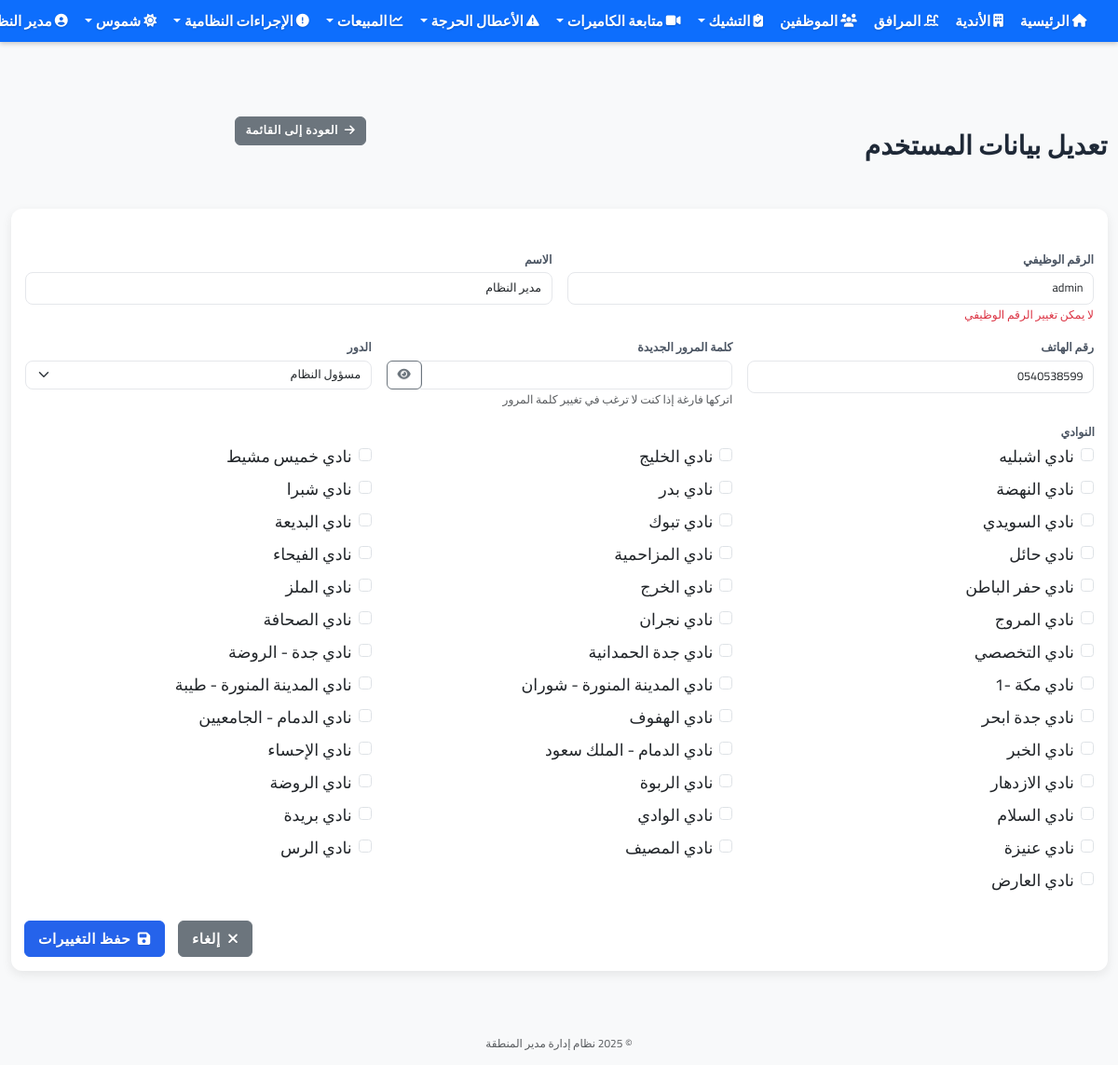
The app's page /users/1/edit (signed in) with its own data.
### app.py (models this page shows, shortened)
class User(UserMixin, db.Model):
    __table__ = db.Table('user', db.metadata,
        db.Column('id', db.Integer, primary_key=True),
        db.Column('username', db.String(64), index=True, unique=True),
        db.Column('name', db.String(100)),
        db.Column('phone', db.String(20)),
        db.Column('password', db.String(128)),
        db.Column('is_admin', db.Boolean, default=False),
        db.Column('role', db.String(50), default='user'),  # الدور: admin, manager, supervisor, user
        extend_existing=True
    )
    permissions = db.relationship('Permission', secondary='user_permission', lazy='subquery',
                               backref=db.backref('users', lazy=True))
    clubs = db.relationship('Club', secondary=user_clubs, lazy='subquery',
                          backref=db.backref('users', lazy=True))
    def has_permission(self, permission_code):
        try:
            if self.is_admin:
                return True
        except Exception as e:
            print(f"خطأ في التحقق من الصلاحيات: {str(e)}")
            return False

class Club(db.Model):
    id = db.Column(db.Integer, primary_key=True)
    name = db.Column(db.String(100), nullable=False)
    location = db.Column(db.String(200), nullable=False)
    manager_name = db.Column(db.String(100))
    phone = db.Column(db.String(20))
    facilities = db.relationship('Facility', secondary=club_facilities, lazy='subquery',
                               backref=db.backref('clubs', lazy=True))

### app.py (the view, shortened to what this page needs)
@app.route('/users/<int:id>/edit', methods=['GET', 'POST'])
@login_required
def edit_user(id):
    if not current_user.has_permission('manage_users'):
        flash('ليس لديك صلاحية لإدارة المستخدمين')
        return redirect(url_for('index'))
    user = User.query.get_or_404(id)
    clubs = Club.query.all()
    return render_template('users/edit.html', title='تعديل بيانات المستخدم', user=user, clubs=clubs)

### templates/users/edit.html (shortened to what this page needs)
{% extends "base.html" %}
{% block content %}
<div class="row mb-4">
    <div class="col-md-8">
        <h1 class="mb-3">تعديل بيانات المستخدم</h1>
    </div>
    <div class="col-md-4 text-start">
        <a href="{{ url_for('users') }}" class="btn btn-secondary">
            <i class="fas fa-arrow-right me-1"></i> العودة إلى القائمة
        </a>
    </div>
</div>
<div class="row">
    <div class="col-md-12">
        <div class="card">
            <div class="card-body">
                <form method="post">
                    <div class="row">
                        <div class="col-md-6 mb-3">
                            <label for="username" class="form-label fw-bold fs-5">الرقم الوظيفي</label>
                            <input type="text" class="form-control form-control-lg" id="username" name="username" value="{{ user.username }}" readonly>
                            <small class="text-danger">لا يمكن تغيير الرقم الوظيفي</small>
                        </div>
                        <div class="col-md-6 mb-3">
                            <label for="name" class="form-label fw-bold fs-5">الاسم</label>
                            <input type="text" class="form-control form-control-lg" id="name" name="name" value="{{ user.name }}" required>
                        </div>
                    </div>
                    <div class="row">
                        <div class="col-md-4 mb-3">
                            <label for="phone" class="form-label fw-bold fs-5">رقم الهاتف</label>
                            <input type="text" class="form-control form-control-lg" id="phone" name="phone" value="{{ user.phone }}">
                        </div>
                        <div class="col-md-4 mb-3">
                            <label for="password" class="form-label fw-bold fs-5">كلمة المرور الجديدة</label>
                            <div class="input-group input-group-lg">
                                <input type="password" class="form-control" id="password" name="password">
                                <button class="btn btn-outline-secondary" type="button" id="togglePassword">
                                    <i class="fas fa-eye"></i>
                                </button>
                            </div>
                            <small class="text-muted">اتركها فارغة إذا كنت لا ترغب في تغيير كلمة المرور</small>
                        </div>
                        <div class="col-md-4 mb-3">
                            <label for="role" class="form-label fw-bold fs-5">الدور</label>
                            <select class="form-select form-select-lg" id="role" name="role" required>
                                <option value="admin" {% if user.role == 'admin' %}selected{% endif %}>مسؤول النظام</option>
                            </select>
                        </div>
                    </div>
                    <div class="mb-3">
                        <label class="form-label fw-bold fs-5">النوادي</label>
                        <div class="row">
                            {% for club in clubs %}
                            <div class="col-md-4 mb-2">
                                <div class="form-check">
                                    <input class="form-check-input" type="checkbox" id="club_{{ club.id }}" name="clubs" value="{{ club.id }}"
                                        {% if club in user.clubs %}checked{% endif %}>
                                    <label class="form-check-label fs-5" for="club_{{ club.id }}">
                                        {{ club.name }}
                                    </label>
                                </div>
                            </div>
                            {% endfor %}
                        </div>
                    </div>
                    <div class="d-grid gap-2 d-md-flex justify-content-md-end mt-4">
                        <a href="{{ url_for('user_detail', id=user.id) }}" class="btn btn-secondary btn-lg me-md-2">
                            <i class="fas fa-times me-1"></i> إلغاء
                        </a>
                        <button type="submit" class="btn btn-primary btn-lg">
                            <i class="fas fa-save me-1"></i> حفظ التغييرات
                        </button>
                    </div>
                </form>
            </div>
        </div>
    </div>
</div>
{% endblock %}

### templates/base.html (shortened to what this page needs)
<!DOCTYPE html>
<html lang="ar" dir="rtl">
<head>
    <link rel="stylesheet" href="https://cdn.jsdelivr.net/npm/bootstrap@5.3.0/dist/css/bootstrap.rtl.min.css">
    <link rel="stylesheet" href="https://cdnjs.cloudflare.com/ajax/libs/font-awesome/6.4.0/css/all.min.css" media="print" onload="this.media='all'">
    <link rel="stylesheet" href="{{ url_for('static', filename='css/fix-size.css') }}">
    <link rel="stylesheet" href="{{ url_for('static', filename='css/performance.css') }}">
    <link rel="stylesheet" href="{{ url_for('static', filename='css/compact-style.css') }}?v={{ range(100000, 999999) | random }}">
    <link rel="stylesheet" href="{{ url_for('static', filename='css/navbar-fixed-solution.css') }}?v={{ range(100000, 999999) | random }}">
    <link rel="stylesheet" href="{{ url_for('static', filename='css/navbar-fixed-absolute-new.css') }}?v={{ range(100000, 999999) | random }}">
    <link rel="stylesheet" href="{{ url_for('static', filename='css/dashboard-cards-fix.css') }}?v={{ range(100000, 999999) | random }}">
</head>
<body class="no-margin" style="padding-top: 70px !important; margin: 0 !important; overflow-x: hidden !important;">
    <nav class="navbar navbar-expand-lg navbar-dark bg-primary px-2 fixed-top" style="position: fixed !important; top: 0 !important; left: 0 !important; right: 0 !important; width: 100% !important; z-index: 1030 !important; margin: 0 !important; padding: 0 !important; height: 45px !important; box-shadow: 0 2px 5px rgba(0, 0, 0, 0.2) !important; transform: none !important; transition: none !important; animation: none !important; will-change: auto !important;">
        <div class="container-fluid" style="padding: 0;">
            <div class="collapse navbar-collapse" id="navbarNav">
                <ul class="navbar-nav">
                    {% if current_user.is_authenticated %}
                    <li class="nav-item">
                        <a class="nav-link fw-bold" href="{{ url_for('index') }}">
                            <i class="fas fa-home me-1"></i> الرئيسية
                        </a>
                    </li>
                    <li class="nav-item">
                        <a class="nav-link fw-bold" href="{{ url_for('clubs') }}">
                            <i class="fas fa-building me-1"></i> الأندية
                        </a>
                    </li>
                    <li class="nav-item">
                        <a class="nav-link fw-bold" href="{{ url_for('facilities') }}">
                            <i class="fas fa-swimming-pool me-1"></i> المرافق
                        </a>
                    </li>
                    <li class="nav-item">
                        <a class="nav-link fw-bold" href="{{ url_for('employees') }}">
                            <i class="fas fa-users me-1"></i> الموظفين
                        </a>
                    </li>
                    <li class="nav-item dropdown">
                        <a class="nav-link dropdown-toggle fw-bold" href="#" id="checksDropdown" role="button" data-bs-toggle="dropdown">
                            <i class="fas fa-clipboard-check me-1"></i> التشيك
                        </a>
                    </li>
                    <li class="nav-item dropdown">
                        <a class="nav-link dropdown-toggle fw-bold" href="#" id="cameraDropdown" role="button" data-bs-toggle="dropdown">
                            <i class="fas fa-video me-1"></i> متابعة الكاميرات
                        </a>
                    </li>
                    <li class="nav-item dropdown">
                        <a class="nav-link dropdown-toggle fw-bold" href="#" id="criticalIssuesDropdown" role="button" data-bs-toggle="dropdown">
                            <i class="fas fa-exclamation-triangle me-1"></i> الأعطال الحرجة
                        </a>
                    </li>
                    <li class="nav-item dropdown">
                        <a class="nav-link dropdown-toggle fw-bold" href="#" id="salesDropdown" role="button" data-bs-toggle="dropdown">
                            <i class="fas fa-chart-line me-1"></i> المبيعات
                        </a>
                    </li>
                    <li class="nav-item dropdown">
                        <a class="nav-link dropdown-toggle fw-bold" href="#" id="violationsDropdown" role="button" data-bs-toggle="dropdown">
                            <i class="fas fa-exclamation-circle me-1"></i> الإجراءات النظامية
                        </a>
                    </li>
                    <li class="nav-item dropdown">
                        <a class="nav-link dropdown-toggle fw-bold" href="#" id="shumoosDropdown" role="button" data-bs-toggle="dropdown">
                            <i class="fas fa-sun me-1"></i> شموس
                        </a>
                    </li>
                    {% endif %}
                </ul>
                <ul class="navbar-nav ms-auto">
                    {% if current_user.is_authenticated %}
                    <li class="nav-item dropdown">
                        <a class="nav-link dropdown-toggle fw-bold" href="#" id="navbarDropdown" role="button" data-bs-toggle="dropdown">
                            <i class="fas fa-user-circle me-1"></i> {{ current_user.name }}
                        </a>
                    </li>
                    {% else %}
                    <li class="nav-item">
                        <a class="nav-link fw-bold" href="{{ url_for('login') }}">
                            <i class="fas fa-sign-in-alt me-1"></i> تسجيل الدخول
                        </a>
                    </li>
                    {% endif %}
                </ul>
            </div>
        </div>
    </nav>
    <main class="container-fluid px-3" style="margin-top: 20px !important; padding-top: 20px !important;">
        {% block content %}{% endblock %}
    </main>
    <footer class="footer mt-5 py-3 bg-light">
        <div class="container text-center">
            <span class="text-muted">© 2025 نظام إدارة مدير المنطقة</span>
        </div>
    </footer>
</body>
</html>

### records on screen
User: name "مدير…", username "admin", name "مدير النظام", phone "0540538599", role "مسؤول النظام"
Club: name "نادي اشبليه"
Club: name "نادي الخليج"
Club: name "نادي خميس مشيط"
Club: name "نادي النهضة"
Club: name "نادي بدر"
Club: name "نادي شبرا"
Club: name "نادي السويدي"
Club: name "نادي تبوك"
Club: name "نادي البديعة"
Club: name "نادي حائل"
Club: name "نادي المزاحمية"
Club: name "نادي الفيحاء"
Club: name "نادي حفر الباطن"
Club: name "نادي الخرج"
Club: name "نادي الملز"
Club: name "نادي المروج"
Club: name "نادي نجران"
Club: name "نادي الصحافة"
Club: name "نادي التخصصي"
Club: name "نادي جدة الحمدانية"
Club: name "نادي جدة - الروضة"
Club: name "نادي مكة -1"
Club: name "نادي المدينة المنورة - شوران"
Club: name "نادي المدينة المنورة - طيبة"
Club: name "نادي جدة ابحر"
Club: name "نادي الهفوف"
Club: name "نادي الدمام - الجامعيين"
Club: name "نادي الخبر"
Club: name "نادي الدمام - الملك سعود"
Club: name "نادي الإحساء"
Club: name "نادي الازدهار"
Club: name "نادي الربوة"
Club: name "نادي الروضة"
Club: name "نادي السلام"
Club: name "نادي الوادي"
Club: name "نادي بريدة"
Club: name "نادي عنيزة"
Club: name "نادي المصيف"
Club: name "نادي الرس"
Club: name "نادي العارض"
